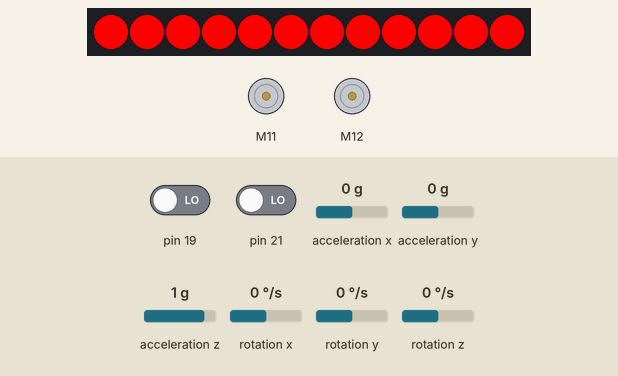
Recording of a sketch running on a simulated Arduino Mega 2560, built with avr-gcc and run on an emulated ATmega2560. Shown: 12 RGB LEDs in strip order, left to right, 2 × DC motor (green arrow = forward, orange = backward, longer = faster). The test bench sets the inputs (shaded band); at power-on: rotation z 0 °/s, pin 19 LOW, pin 21 LOW, acceleration x 0 g, acceleration y 0 g, acceleration z 1 g, rotation x 0 °/s, rotation y 0 °/s.

Above: at 0.9 s.
At 3.6 s:
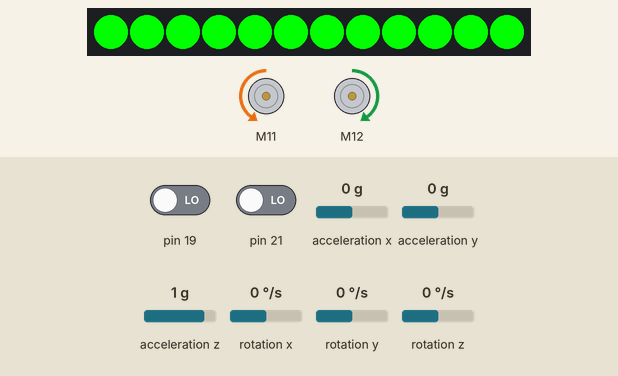
3.7 s: rotation z set to 14 °/s
At 3.99 s:
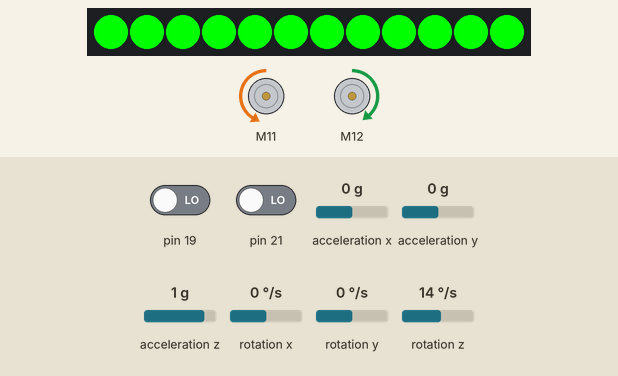
5.3 s: rotation z set to -192 °/s
At 8.2 s:
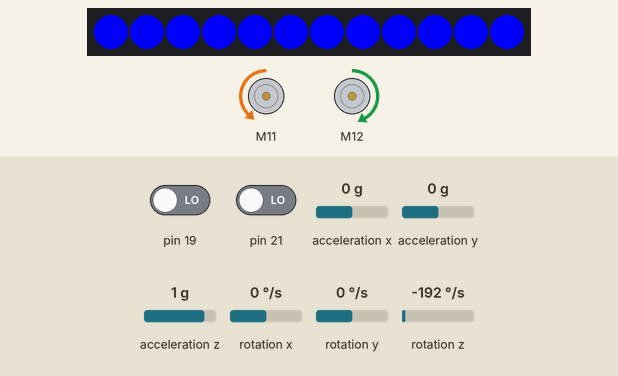
8.3 s: rotation z set to -100 °/s
11.3 s: rotation z set to 0 °/s
At 11.8 s:
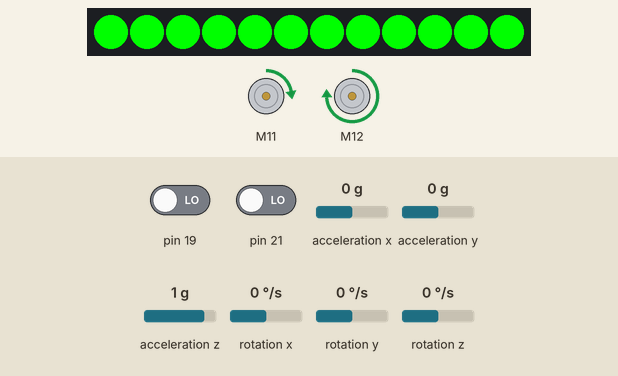
14.3 s: rotation z set to 100 °/s
17.3 s: rotation z set to 6 °/s
Timing chart, 0 to 20.1 s (numbered marks = the images above; inputs shaded):
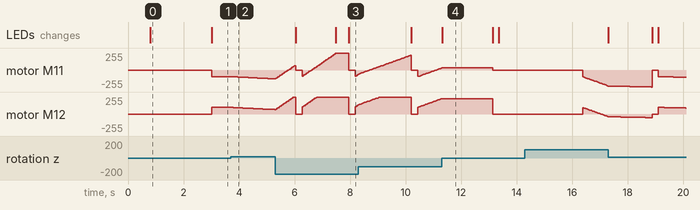

The sketch:

labo03.ino
```cpp
#include <MeAuriga.h>

int stateCount = 0;
int nbTuilAvanceCour = 1;
int nbTuilAvanceLong = 1;
int distCour = 30.48 * nbTuilAvanceCour;
int distLong = 30.48 * nbTuilAvanceLong;

enum State { avancePetit, avanceGrand, tourne, stop };
State state = stop;

MeEncoderOnBoard encoderLeft(SLOT1);
MeEncoderOnBoard encoderRight(SLOT2);
MeGyro gyro(0, 0x69);

#define LEDNUM 12
#define LEDPIN 44
MeRGBLed led(PORT0, LEDNUM);

long currentTime = 0;
long previousTime = 0;
long delayTime = 3000;

// stabilisation sans delay
bool waitingForGyro = false;
unsigned long gyroWaitStart = 0;
const unsigned long gyroWaitDuration = 200; // ms

void isr_process_encoder1() {
  if (digitalRead(encoderLeft.getPortB()) == 0) encoderLeft.pulsePosMinus();
  else encoderLeft.pulsePosPlus();
}
void isr_process_encoder2() {
  if (digitalRead(encoderRight.getPortB()) == 0) encoderRight.pulsePosMinus();
  else encoderRight.pulsePosPlus();
}

void setup() {
  led.setpin(LEDPIN);
  attachInterrupt(encoderLeft.getIntNum(), isr_process_encoder1, RISING);
  attachInterrupt(encoderRight.getIntNum(), isr_process_encoder2, RISING);
  Serial.begin(115200);
  gyro.begin();
  gyro.resetData();
  gyro.update();
  encoderLeft.setPulse(9);
  encoderRight.setPulse(9);
  encoderLeft.setRatio(39.267);
  encoderRight.setRatio(39.267);
  encoderLeft.setPosPid(1.8, 0, 1.2);
  encoderRight.setPosPid(1.8, 0, 1.2);
  encoderLeft.setSpeedPid(0.18, 0, 0);
  encoderRight.setSpeedPid(0.18, 0, 0);
}

void keepStraight(short speed = 100, bool firstRun = false) {
  static double zAngleGoal = 0.0;
  static double previousError = 0.0;
  const double kp = 1.5;
  const double kd = 0.8;

  gyro.update(); // toujours mettre à jour avant lecture

  if (firstRun) {
    zAngleGoal = gyro.getAngleZ();
    previousError = 0;
    return;
  }

  double currentAngle = gyro.getAngleZ();
  double error = currentAngle - zAngleGoal;
  double output = kp * error + kd * (error - previousError);
  previousError = error;

  short leftPWM = constrain(-speed - output, -255, 255);
  short rightPWM = constrain(speed - output, -255, 255);

  encoderLeft.setTarPWM(leftPWM);
  encoderRight.setTarPWM(rightPWM);
}

void avancerCm(int distanceCm, short speed = 100) {
  long startL = encoderLeft.getCurPos();
  long startR = encoderRight.getCurPos();
  long targetTicks = (long)(distanceCm * 39.267);

  long lastTime = millis();
  bool done = false;

  while (!done) {
    long now = millis();
    if (now - lastTime >= 10) {
      lastTime = now;
      encoderLeft.loop();
      encoderRight.loop();

      keepStraight(speed); // la référence doit avoir été initialisée avant d'entrer ici

      long posL = abs(encoderLeft.getCurPos() - startL);
      long posR = abs(encoderRight.getCurPos() - startR);
      long avgPos = (posL + posR) / 2;

      if (avgPos >= targetTicks) done = true;
    }
  }

  encoderLeft.setTarPWM(0);
  encoderRight.setTarPWM(0);
}

void turnRight90(short speed = 35) {
  static bool turning = false;

  if (!turning) {
    gyro.resetData();
    turning = true;
    waitingForGyro = false;
  }

  gyro.update();
  double currentAngle = fabs(gyro.getAngleZ());

  if (currentAngle < 85 && !waitingForGyro) {
    encoderLeft.setTarPWM(speed);
    encoderRight.setTarPWM(speed);
  } else if (!waitingForGyro) {
    encoderLeft.setTarPWM(0);
    encoderRight.setTarPWM(0);
    gyroWaitStart = millis();
    waitingForGyro = true;
  } else if (millis() - gyroWaitStart >= gyroWaitDuration) {
    waitingForGyro = false;
    turning = false;

    gyro.resetData();
    keepStraight(0, true); // définit le nouveau cap avant la prochaine avance

    stateCount++;
    if (stateCount == 1 || stateCount == 3) state = avanceGrand;
    else if (stateCount == 2) state = avancePetit;
    else if (stateCount == 4) {
      state = stop;
      previousTime = currentTime;
    }
  }
}

void loop() {
  currentTime = millis();
  encoderLeft.loop();
  encoderRight.loop();
  stateMachine();
}

void stateMachine() {
  switch (state) {
    case stop:
      ledTaskRed();
      if (pauseStop()) {
        stateCount = 0;
        state = avancePetit;
      }
      break;

    case avancePetit:
      ledTaskVert();
      keepStraight(0, true); // initialise le cap avant d'avancer
      avancerCm(distCour, 100);
      state = tourne;
      break;

    case avanceGrand:
      ledTaskVert();
      keepStraight(0, true); // initialise le cap avant d'avancer
      avancerCm(distLong, 100);
      state = tourne;
      break;

    case tourne:
      ledTaskBlue();
      turnRight90();
      break;
  }
}

void ledTaskVert() {
  for (int i = 1; i <= LEDNUM; i++) led.setColor(i, 0, 255, 0);
  led.show();
}
void ledTaskBlue() {
  for (int i = 1; i <= LEDNUM; i++) led.setColor(i, 0, 0, 255);
  led.show();
}
void ledTaskRed() {
  for (int i = 1; i <= LEDNUM; i++) led.setColor(i, 255, 0, 0);
  led.show();
}

bool pauseStop() { return (millis() - previousTime >= delayTime); }
```

Measured:
- after the input at 3.7 s, motor M11: moves from backward 100/255 to backward 133/255 over 1.5 s, starting after 0.06 s; motor M12: moves from forward 100/255 to forward 66/255 over 1.6 s, starting at once
- what the display in image 0 shows lasts 2.2 s, from 0.8 s to 3.0 s
- what the display in image 4 shows lasts 1.8 s, from 11.3 s to 13.1 s
